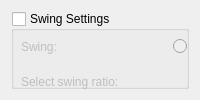
     <widget class="QWidget" name="tabSwingSettings">
      <attribute name="title">
       <string>Swing Settings</string>
      </attribute>
      <layout class="QVBoxLayout" name="verticalLayout_4">
       <item>
        <widget class="QGroupBox" name="setSwingBox">
         <property name="title">
          <string>Swing Settings</string>
         </property>
         <property name="checkable">
          <bool>true</bool>
         </property>
         <property name="checked">
          <bool>false</bool>
         </property>
         <widget class="QWidget" name="horizontalLayoutWidget">
          <property name="geometry">
           <rect>
            <x>10</x>
            <y>20</y>
            <width>601</width>
            <height>31</height>
           </rect>
          </property>
          <layout class="QHBoxLayout" name="horizontalLayout_15">
           <item>
            <widget class="QLabel" name="SwingLabel">
             <property name="text">
              <string>Swing:</string>
             </property>
            </widget>
           </item>
           <item>
            <widget class="QRadioButton" name="swingOff">
             <property name="enabled">
              <bool>true</bool>
             </property>
             <property name="text">
              <string>Off</string>
             </property>
             <property name="checked">
              <bool>false</bool>
             </property>
            </widget>
           </item>
           <item>
            <widget class="QRadioButton" name="swingEighth">
             <property name="enabled">
              <bool>true</bool>
             </property>
             <property name="text">
              <string>Eighth note</string>
             </property>
             <property name="checked">
              <bool>true</bool>
             </property>
            </widget>
           </item>
           <item>
            <widget class="QRadioButton" name="swingSixteenth">
             <property name="enabled">
              <bool>true</bool>
             </property>
             <property name="text">
              <string>Sixteenth note</string>
             </property>
            </widget>
           </item>
          </layout>
         </widget>
         <widget class="QWidget" name="horizontalLayoutWidget_2">
          <property name="geometry">
           <rect>
            <x>10</x>
            <y>50</y>
            <width>601</width>
            <height>41</height>
           </rect>
          </property>
          <layout class="QHBoxLayout" name="horizontalLayout_16">
           <item>
            <widget class="QLabel" name="label_12">
             <property name="text">
              <string>Select swing ratio:</string>
             </property>
            </widget>
           </item>
           <item>
            <widget class="QSpinBox" name="swingBox">
             <property name="enabled">
              <bool>true</bool>
             </property>
             <property name="suffix">
              <string>%</string>
             </property>
             <property name="minimum">
              <number>1</number>
             </property>
             <property name="value">
              <number>60</number>
             </property>
            </widget>
           </item>
          </layout>
         </widget>
         <widget class="QWidget" name="horizontalLayoutWidget_2ex">
          <property name="geometry">
           <rect>
            <x>10</x>
            <y>95</y>
            <width>601</width>
            <height>41</height>
           </rect>
          </property>
          <layout class="QHBoxLayout" name="horizontalLayout_16ex">
           <item>
            <widget class="QLabel" name="label_12ex">
             <property name="text">
              <string>Select laid back amount:</string>
             </property>
            </widget>
           </item>
           <item>
            <widget class="QSpinBox" name="laidbackBox">
             <property name="enabled">
              <bool>true</bool>
             </property>
             <property name="suffix">
              <string>ticks</string>
             </property>
             <property name="singleStep">
               <number>111</number>
             </property>
             <property name="minimum">
              <number>-1000</number>
             </property>
             <property name="maximum">
              <number>1000</number>
             </property>
             <property name="value">
              <number>0</number>
             </property>
            </widget>
           </item>
          </layout>
         </widget>
        </widget>
       </item>
      </layout>
     </widget>
